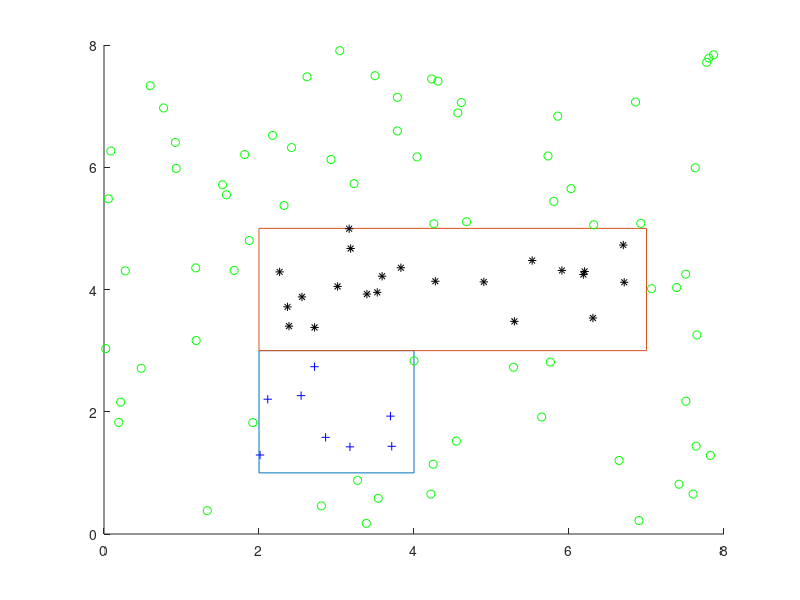
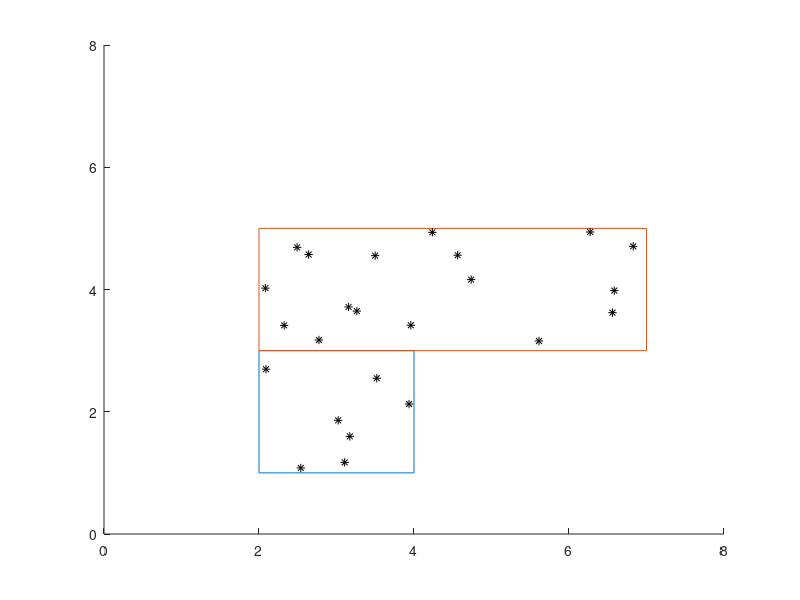

MATLAB code for these plots, in order:
clc; close all; clear all;
% set random seed
rng(sum('MarkRobinson'));
% coordinates of the rectangle C1
xa=2; xb=4; ya=1; yb=3;     
% coordinates of the rectangle C2
xa2=2; xb2=7; ya2=3; yb2=5;
hold on; 
% draw rectangle C1
plot([xa xb xb xa xa],[ya ya yb yb ya],'-');
% draw rectangle C2
plot([xa2 xb2 xb2 xa2 xa2],[ya2 ya2 yb2 yb2 ya2],'-');

% generate positive and negative examples
% no of data points
N=100;
% store coordinates for each point
ds=zeros(N,2); 
% store our labels
ls=zeros(N,1);

% create N random variables and generate population
for i=1:N

x=rand(1,1)*8; 
y=rand(1,1)*8;
ds(i,1)=x; 
ds(i,2)=y;
% +ve if falls in the rectangle, -ve otherwise
% within the bounds of rectangle 1
if ((x > xa) && (y > ya) && (y < yb) && ( x < xb)) 
    ls(i)=1;
    plot(x,y,'b+'); 
% within the bounds of rectangle 2
elseif ((x > xa2) && (y > ya2) && (y < yb2) && ( x < xb2)) 
    ls(i)=2; 
    plot(x,y,'k*');
% not within either rectangle (does not belong to a class)
else
    ls(i)=0;
    plot(x,y,'go'); 
end;
end;

hold off;
% get the indices for each class
i1 = find(ls==1);
i2 = find(ls==2);
% calculate the prior for each class: P(Ci)
prior1 = length(i1)/(N);
prior2 = length(i2)/(N);
% get the coordinates for each point in class 1
x1 = ds(i1,1);
y1 = ds(i1,2);
% get the coordinates for each point in class 2
x2 = ds(i2,1);
y2 = ds(i2,2);
% calculate the mean for class 1
m1 = mean([x1 y1]);
% calculate the mean for class 2
m2 = mean([x2 y2]);
% calculate the covariance for class 1
c1 = cov([x1 y1]);
% calculate the covariance for class 2
c2 = cov([x2 y2]);

figure(2)
hold on
plot([xa xb xb xa xa],[ya ya yb yb ya],'-');
% draw rectangle C2
plot([xa2 xb2 xb2 xa2 xa2],[ya2 ya2 yb2 yb2 ya2],'-');
% create new population. this time we will use multivarian distribution to
% figure out which class each point belongs to
error = 0;
count = 0;
for i=1:N
x=rand(1,1)*8; 
y=rand(1,1)*8;
if (((x > xa) && (y > ya) && (y < yb) && ( x < xb)) || ((x > xa2) && (y > ya2) && (y < yb2) && ( x < xb2)))
    count = count + 1;
    % calculate the posterior density for class 2 assuming normal
    % distribution
    pdf1 = mvnpdf([x y],m1,c1);
    % calculate the probability that the point lies in class 1
    p1 = pdf1*prior1;
    % calculate the posterior density for class 2 assuming normal
    % distribution
    pdf2 = mvnpdf([x y],m2,c2)*prior2;
    % calculate the probability that the point lies in class 2
    p2 = pdf2*prior2;
    % calculate posterior
    post1 = p1/p2;
    post2 = p2/p1;
    %linear discriminant functions
    lg1 = -(1/2)*log(abs(c1))-(1/2)*inv(c1)*([x y]-m1).'*([x y]-m1)+log(prior1);
    lg2 = -(1/2)*log(abs(c2))-(1/2)*inv(c2)*([x y]-m2).'*([x y]-m2)+log(prior2);
    % quadratic discriminant functions
    qg1 = -(1/2)*log(abs(c1))-(1/2)*((inv(c1)*[x y].'*[x y])-(2*inv(c1)*[x y].'*m1)+(inv(c1)*m1.'*m1))+log(prior1);
    qg2 = -(1/2)*log(abs(c2))-(1/2)*((inv(c2)*[x y].'*[x y])-(2*inv(c2)*[x y].'*m2)+(inv(c2)*m2.'*m2))+log(prior2);
    % common covariance
    s = (prior1*c1)+(prior2*c2);
    ccg1 = (-1/2)*inv(s)*([x y]-m1).'*([x y]-m1)+log(prior1);
    ccg2 = (-1/2)*inv(s)*([x y]-m2).'*([x y]-m2)+log(prior2);
    
    % point belongs to class 1
    if (lg1 >= lg2)
        plot(x,y,'b+');
        xlim([0 8]);
        ylim([0 8]);
        if ((x > xa2) && (y > ya2) && (y < yb2) && ( x < xb2))
            error = error + 1;
        end
        % point belongs to class 2
    else
        plot(x,y,'k*');
        xlim([0 8]);
        ylim([0 8]);
        if ((x > xa) && (y > ya) && (y < yb) && ( x < xb))
            error = error + 1;
        end
    end
end
end
hold off;
(1-(error/count))*100